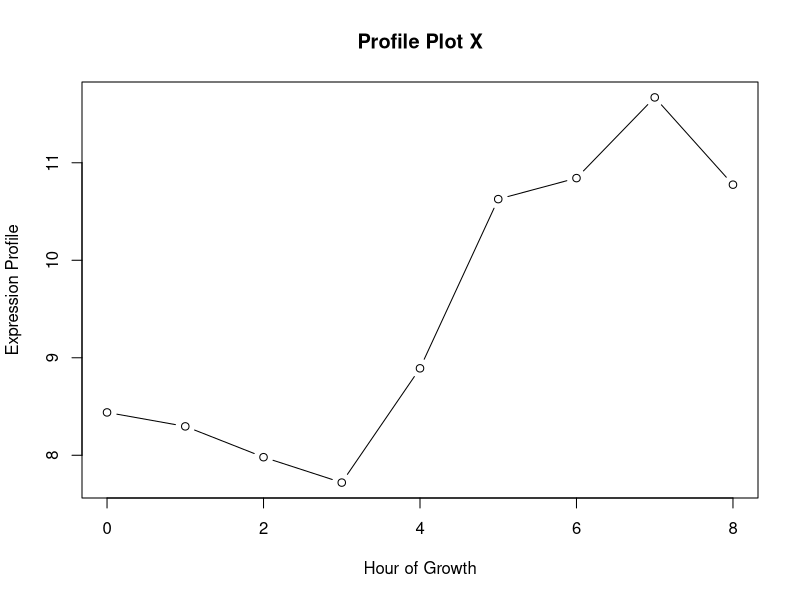
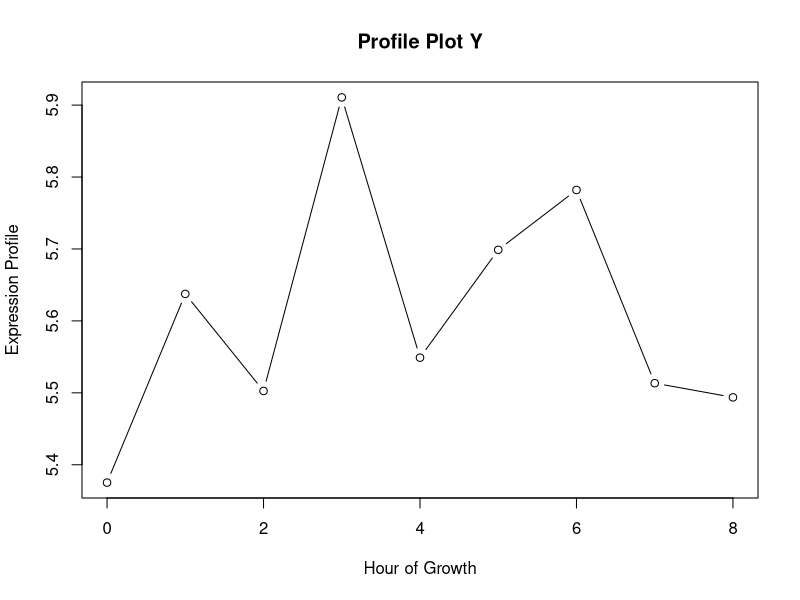
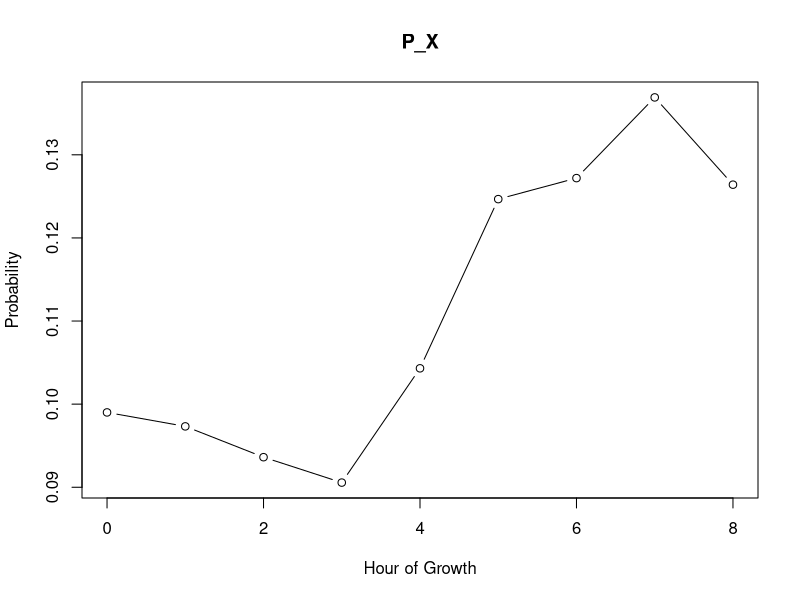
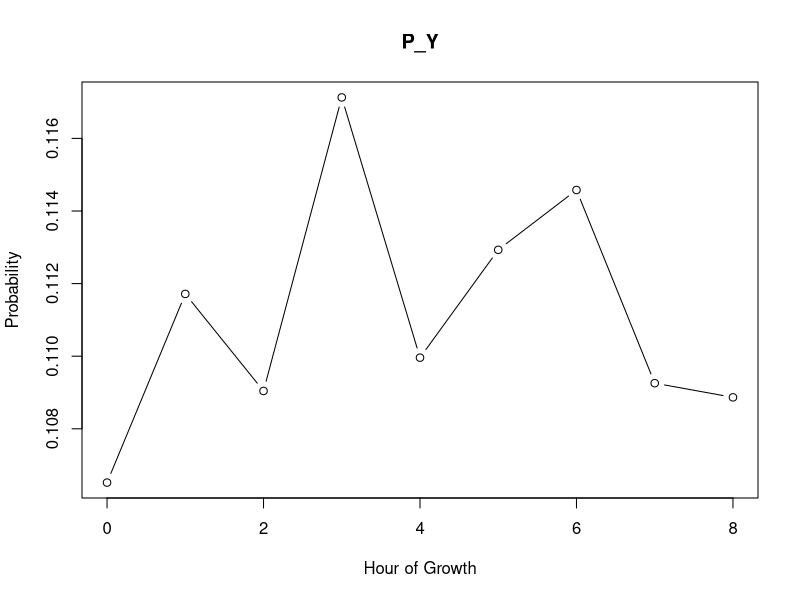

Reproduce these figures in R, in order.
X <- c(8.4395, 8.2963, 7.9803, 7.7198, 8.8918, 10.6271, 10.8426, 11.6703, 10.7754)
Xsum <- sum(X)
PX <- X/Xsum

Y <- c(5.3752, 5.6375, 5.5026, 5.9107, 5.5489, 5.6988, 5.782, 5.5134, 5.4937)
Ysum <- sum(Y)
PY <- Y/Ysum

HX <- - sum(PX* log2(PX))
HY <- - sum(PY* log2(PY))


MTX <- as.matrix(PX[1]*PY)

for(i in c(2:9)){
  Pxiyi = as.matrix(PX[i]*PY)
  MTX = cbind(MTX, Pxiyi)
}

colnames(MTX) <- c(1:9)

H = function(x){-(x*log2(x))}

HXYmatrix <- apply(MTX, 2, H)
HXY <- sum(HXYmatrix)

plot(c(0:8), X, type = "b", xlab = "Hour of Growth", ylab = "Expression Profile", main = "Profile Plot X")
plot(c(0:8), Y, type = "b", xlab = "Hour of Growth", ylab = "Expression Profile", main = "Profile Plot Y")
plot(c(0:8), PX, type = "b", xlab = "Hour of Growth", ylab = "Probability", main = "P_X")
plot(c(0:8), PY, type = "b", xlab = "Hour of Growth", ylab = "Probability", main = "P_Y")
